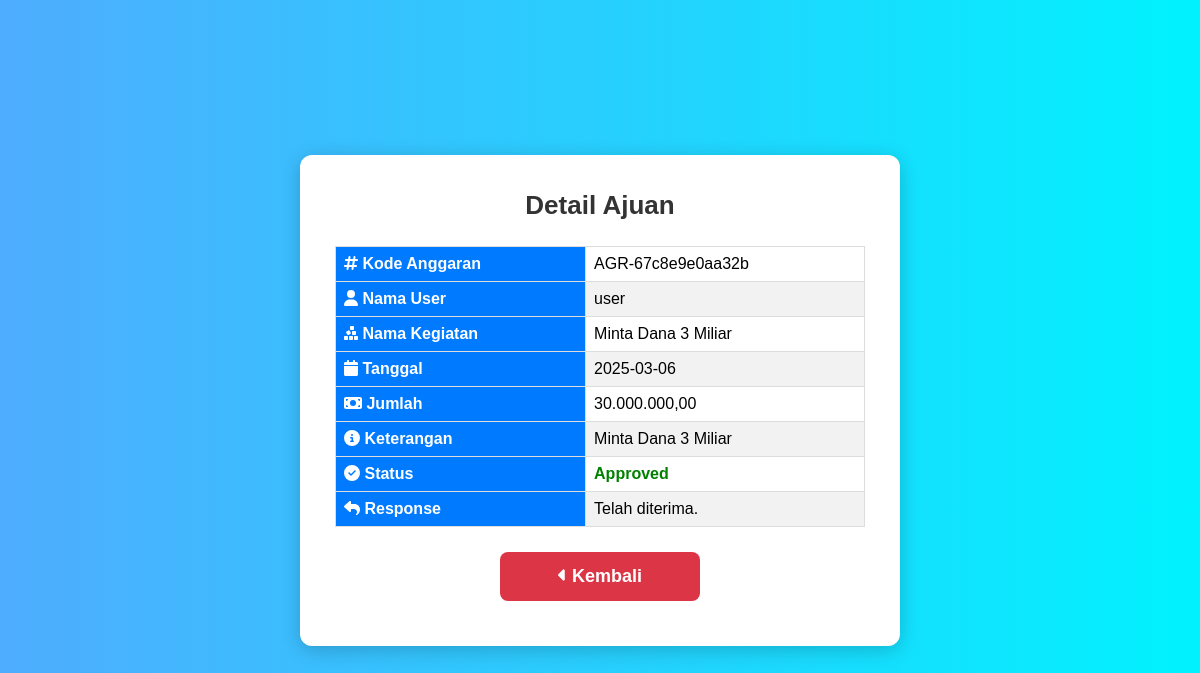
The app's page /pages/admin/details.php?kode_anggaran=AGR-67c8e9e0aa32b (signed in) with its own data.
### tables this page shows
CREATE TABLE `anggaran` (
  `kode_anggaran` varchar(20) NOT NULL,
  `user_anggaran` varchar(50) NOT NULL,
  `nama_kegiatan` varchar(255) NOT NULL,
  `tanggal` date NOT NULL,
  `jumlah` decimal(15,2) NOT NULL,
  `keterangan` text,
  `status` enum('pending','approved','rejected') NOT NULL DEFAULT 'pending',
  `response` text
);

### pages/admin/details.php (the view, shortened to what this page needs)
<?php
require $_SERVER['DOCUMENT_ROOT'].'/config/db.php';
$kode_anggaran = $_GET['kode_anggaran'];
$stmt = $conn->prepare("SELECT * FROM anggaran WHERE kode_anggaran = ?");
$stmt->bind_param("s", $kode_anggaran);
$stmt->execute();
$result = $stmt->get_result();
$row = $result->fetch_assoc();
?>
<!DOCTYPE html>
<html lang="en">
<head>
    <link rel="stylesheet" href="/styles/dashboard.css">
</head>
<body>
    <div class="container">
        <h2>Detail Ajuan</h2>
        <div class="table-container">
            <table class="table">
                <tr><th><i class="fa-solid fa-hashtag"></i> Kode Anggaran</th><td><?php echo htmlspecialchars($row['kode_anggaran']); ?></td></tr>
                <tr><th><i class="fa-solid fa-user"></i> Nama User</th><td><?php echo htmlspecialchars($row['user_anggaran']); ?></td></tr>
                <tr><th><i class="fa-solid fa-cubes-stacked"></i> Nama Kegiatan</th><td><?php echo htmlspecialchars($row['nama_kegiatan']); ?></td></tr>
                <tr><th><i class="fa-solid fa-calendar"></i> Tanggal</th><td><?php echo htmlspecialchars($row['tanggal']); ?></td></tr>
                <tr><th><i class="fa-solid fa-money-bill"></i> Jumlah</th><td><?php echo number_format($row['jumlah'], 2, ',', '.'); ?></td></tr>
                <tr><th><i class="fa-solid fa-circle-info"></i> Keterangan</th><td><?php echo nl2br(htmlspecialchars($row['keterangan'])); ?></td></tr>
                <tr><th><i class="fa-solid fa-circle-check"></i> Status</th><td class="<?= ($row['status'] === 'approved') ? 'approved' : 'rejected'; ?>">
                    <?= ucfirst($row['status']); ?>
                </td></tr>
                <tr><th><i class="fa-solid fa-reply"></i> Response</th><td><?php echo nl2br(htmlspecialchars($row['response'])); ?></td></tr>
            </table>
        </div>
        <a href="review.php" class="btn btn-danger"><i class="fa-solid fa-caret-left"></i> Kembali</a>
    </div>
</body>
</html>

### styles/dashboard.css (style rules this page uses)
* { margin: 0; padding: 0; box-sizing: border-box; font-family: 'Poppins', sans-serif; }
body { display: flex; justify-content: center; align-items: center; height: 100vh; background: linear-gradient(to right, #4facfe, #00f2fe); }
.container, .dashboard-container, .ajuan-container, .daftar-container { background: white; padding: 35px; border-radius: 12px; box-shadow: 0px 4px 20px rgba(0, 0, 0, 0.2); text-align: center; width: 95%; max-width: 600px; animation: fadeIn 0.5s ease-in-out; }
.table-container { overflow-x: auto; overflow-y: auto; }
h1, h2 { font-size: 26px; color: #333; margin-bottom: 15px; }
.btn { display: inline-block; background: #007BFF; color: white; padding: 14px 22px; border-radius: 8px; text-decoration: none; font-size: 18px; font-weight: bold; transition: background 0.3s, transform 0.2s; margin: 10px; border: none; cursor: pointer; width: 200px; text-align: center; }
.btn-danger { background: #dc3545; }
table { width: 100%; border-collapse: collapse; margin-top: 10px; margin-bottom: 15px; }
th, td { border: 1px solid #ddd; padding: 8px; text-align: left; }
th { background-color: #007bff; color: white; }
tr:nth-child(even) { background-color: #f2f2f2; }
.approved { color: green; font-weight: bold; }

### records on screen
anggaran: kode_anggaran "AGR-67c8e9e0aa32b", user_anggaran "user", nama_kegiatan "Minta Dana 3 Miliar", tanggal "2025-03-06", jumlah "30.000.000,00", keterangan "Minta Dana 3 Miliar", status "Approved", response "Telah diterima."
